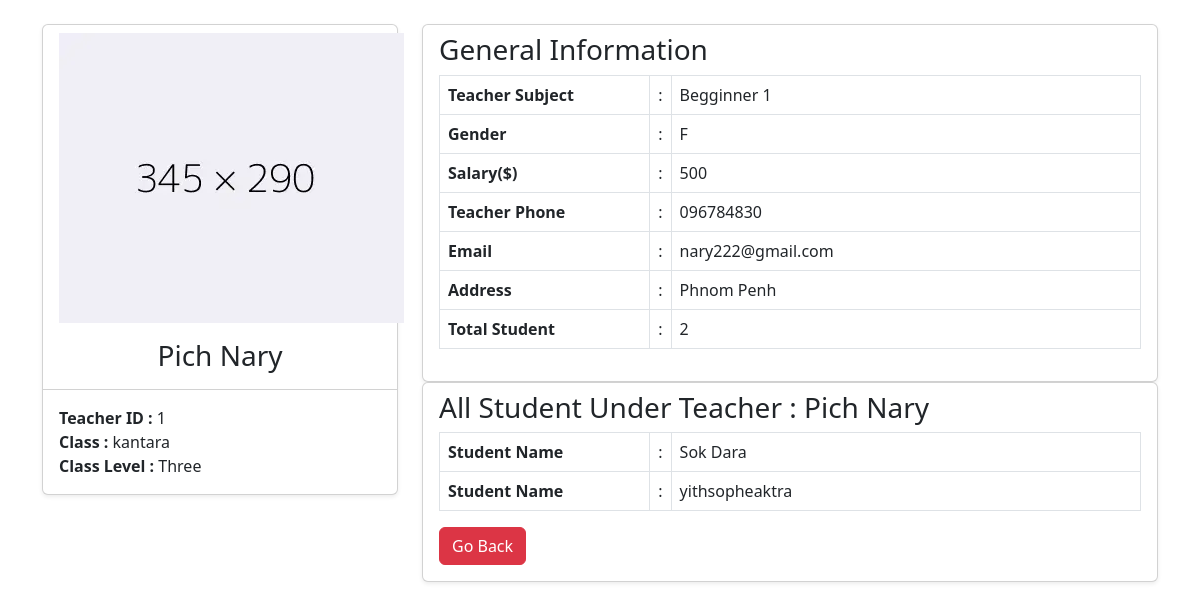
Page /admin/view-teacher-detail.php?id=1 on the committed database.
### tables this page shows
CREATE TABLE IF NOT EXISTS `teachers` (
  `teaID` int NOT NULL AUTO_INCREMENT,
  `teaName` varchar(250) DEFAULT NULL,
  `teaSex` varchar(100) DEFAULT NULL,
  `teaSalary` float DEFAULT NULL,
  `teaSubject` varchar(250) DEFAULT NULL,
  `teaPhone` varchar(250) DEFAULT NULL,
  `teaEmail` varchar(250) DEFAULT NULL,
  `teaAddress` varchar(250) DEFAULT NULL,
  PRIMARY KEY (`teaID`)
);

CREATE TABLE IF NOT EXISTS `classes` (
  `clsID` int NOT NULL AUTO_INCREMENT,
  `clsName` varchar(250) DEFAULT NULL,
  `clslevel` varchar(100) DEFAULT NULL,
  PRIMARY KEY (`clsID`)
);

CREATE TABLE IF NOT EXISTS `students` (
  `stuId` int NOT NULL AUTO_INCREMENT,
  `stuName` varchar(250) DEFAULT NULL,
  `stuSex` varchar(100) DEFAULT NULL,
  `stuDOB` date DEFAULT NULL,
  `stuPhone` varchar(250) DEFAULT NULL,
  `stuEmail` varchar(250) DEFAULT NULL,
  `stuAddress` varchar(250) DEFAULT NULL,
  `FK_teaID` int DEFAULT NULL,
  `FK_clsID` int DEFAULT NULL,
  `FK_enroll` int DEFAULT NULL,
  PRIMARY KEY (`stuId`),
  KEY `FK_teaID` (`FK_teaID`),
  KEY `FK_clsID` (`FK_clsID`),
  KEY `FK_enroll` (`FK_enroll`)
);

### admin/view-teacher-detail.php (the view, shortened to what this page needs)
<?php
    $con = new mysqli('localhost', 'root', '', 'rupp_test');
    $tea_id = $_GET['id'];
    $tea_sql = "SELECT t.*,c.*,s.stuName,s.stuId
    FROM teachers AS t
    INNER JOIN students AS s
    ON t.teaID = s.FK_teaID
    INNER JOIN classes AS c
    ON s.FK_clsID = c.clsID WHERE `teaID`='$tea_id'";
    $result = $con->query($tea_sql);
    $tea_row = mysqli_fetch_assoc($result);
    function student_count(){
        global $con;
        global $tea_id;
        $stu_id = "SELECT * FROM `students` WHERE `FK_teaID`='$tea_id'";
        if($stu_row = mysqli_query($con,$stu_id)){
            $row_count = mysqli_num_rows($stu_row);
            echo $row_count;
        }
    }
    function stuName(){
        global $con;
        global $tea_id;
        $sql = "SELECT * FROM `students` WHERE `FK_teaID`='$tea_id'";
        $rs = $con->query($sql);
        while($row = mysqli_fetch_assoc($rs)){
            echo '
            <tr>
                <th width="30%">Student Name</th>
                <td width="2%">:</td>
                <td>'.$row['stuName'].'</td>
            </tr>
            ';
        }
    }
?>
<!DOCTYPE html>
<html lang="en">
<head>
    <link href="https://cdn.jsdelivr.net/npm/bootstrap@5.3.0-alpha3/dist/css/bootstrap.min.css" rel="stylesheet"
>
</head>
<body>
    <div class="student-profile py-4">
        <div class="container">
            <div class="row">
                <div class="col-lg-4">
                    <div class="card shadow-sm">
                        <div class="card-header bg-transparent text-center">
                            <img class="profile_img" src="./assets/icon/imga_holder.png" alt="">
                            <h3 class="mt-3"><?php echo $tea_row['teaName'] ?></h3>
                        </div>
                        <div class="card-body">
                            <p class="mb-0"><strong class="pr-1">Teacher ID : </strong><?php echo $tea_row['teaID'] ?></p>
                            <p class="mb-0"><strong class="pr-1">Class : </strong><?php echo $tea_row['clsName'] ?></p>
                            <p class="mb-0"><strong class="pr-1">Class Level : </strong><?php echo $tea_row['clslevel'] ?></p>
                        </div>
                    </div>
                </div>
                <div class="col-lg-8">
                    <div class="card shadow-sm">
                        <div class="card-header bg-transparent border-0">
                            <h3 class="mb-0"><i class="far fa-clone pr-1"></i>General Information</h3>
                        </div>
                        <div class="card-body pt-0">
                            <table class="table table-bordered">
                                <tr>
                                    <th width="30%">Teacher Subject</th>
                                    <td width="2%">:</td>
                                    <td><?php echo $tea_row['teaSubject'] ?></td>
                                </tr>
                                <tr>
                                    <th width="30%">Gender</th>
                                    <td width="2%">:</td>
                                    <td><?php echo $tea_row['teaSex'] ?></td>
                                </tr>
                                <tr>
                                    <th width="30%">Salary($)</th>
                                    <td width="2%">:</td>
                                    <td><?php echo $tea_row['teaSalary'] ?></td>
                                </tr>
                                <tr>
                                    <th width="30%">Teacher Phone </th>
                                    <td width="2%">:</td>
                                    <td><?php echo $tea_row['teaPhone'] ?></td>
                                </tr>
                                <tr>
                                    <th width="30%">Email</th>
                                    <td width="2%">:</td>
                                    <td><?php echo $tea_row['teaEmail'] ?></td>
                                </tr>
                                <tr>
                                    <th width="30%">Address</th>
                                    <td width="2%">:</td>
                                    <td><?php echo $tea_row['teaAddress'] ?></td>
                                </tr>
                                <tr>
                                    <th width="30%">Total Student</th>
                                    <td width="2%">:</td>
                                    <td><?php student_count(); ?></td>
                                </tr>
                            </table>
                        </div>
                    </div>
                    <div class="card shadow-sm">
                        <div class="card-header bg-transparent border-0">
                            <h3 class="mb-0"><i class="far fa-clone pr-1"></i>All Student Under Teacher : <?php echo $tea_row['teaName'] ?></h3>
                        </div>
                        <div class="card-body pt-0">
                            <table class="table table-bordered">
                                <?php stuName(); ?>
                            </table>
                            <a href="view-teacher.php" class="btn btn-danger">Go Back</a>
                        </div>
                    </div>
                </div>
            </div>
        </div>
    </div>
</body>
</html>

### rows in the picture
teachers: teaName "Pich Nary", teaID "1", teaSubject "Begginner 1", teaSex "F", teaSalary "500", teaPhone "096784830", teaEmail "nary222@gmail.com", teaAddress "Phnom Penh"
classes: clsName "kantara", clslevel "Three"
students: stuName "Sok Dara"
students: stuName "yithsopheaktra"

### other values in the picture
$row_count "2"
